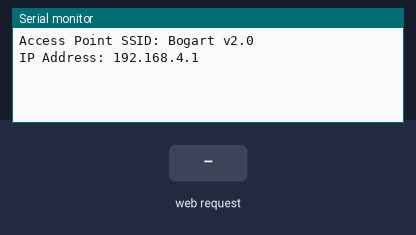
Simulated run of this sketch. Board: ESP8266 (NodeMCU). Shown: the last lines printed to the serial monitor. Inputs (shaded band) come from the test bench.

Above: at 1.2 s.
1.3 s: HTTP request GET /move received
At 2.3 s:
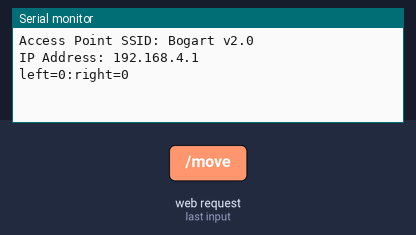
2.8 s: HTTP request GET /move?l=1 received
At 3.5 s:
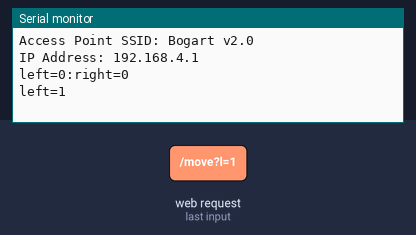
4.3 s: HTTP request GET /move?r=1 received
At 4.6 s:
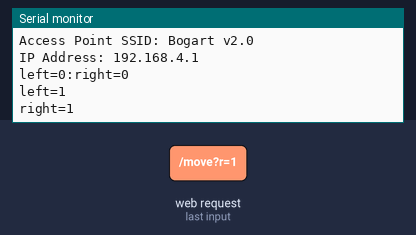
5.8 s: HTTP request GET /move?t=1 received
At 7.0 s:
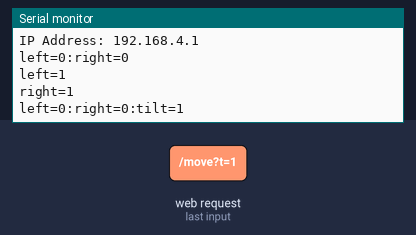

The sketch:

sagipmoko_esp_rev1.ino
```cpp
#include <ESP8266WiFi.h>
#include <ESPAsyncTCP.h>
#include <ESPAsyncWebSrv.h>

#ifndef APSSID
#define APSSID "Bogart v2.0"   //SSID
#define APPSK  "123456789" //Password
#endif

const char *ssid = APSSID;
const char *password = APPSK;
const char index_html[] = R"rawliteral(
<!DOCTYPE html>
<html>
    <head>
        <meta name="viewport" content="width=device-width, initial-scale=1.0">
        <style>
            .main-panel {
                background-color: blue;
            }
            .left-track-panel {
                background-color: green;
            }
            .control-panel {
                width: 20vw;
                display: inline-flex;
                border-radius: 10px;
            }
            .right-track-panel {
                background-color: green;
            }
            .camera-knob-panel {
                background-color: red;
            }
            .bottom-hud-panel {
                background-color: yellow;
                border-radius: 5px;
            }
        </style>
    </head>
    <body>
        <canvas width="800px" height="500px" id="mainViewPort" ontouchstart="cavstart(event)" ontouchmove="cavmove(event)" ontouchend="cavend(event)" />

        <div class="main-panel">
            </div>
            <div class="control-panel left-track-panel">
                <div class="track-control">
                    <svg width="80" height="150" x="10" y="10">
                        <rect width="100" height="300" style="fill:rgb(0, 89, 255); stroke-width:10; stroke:rgb(93, 100, 0)" />
                    </svg>
                </div>
            </div>
            <div class="control-panel camera-knob-panel">
                C
            </div>
            <div class="control-panel right-track-panel">
                R
            </div>
            <div class="bottom-hud-panel">
                B
            </div>
        </div>
        <script>
            let mV = document.getElementById('mainViewPort');
            let obj = null;
            let isDragging = null;
            let drag = {x : 0, y : 0, xto : 0, xto : 0, id : -1};
            let drag2 = {x : 0, y : 0, xto : 0, xto : 0, id : -1};
            let temp = "NULL";
            let movReq = new XMLHttpRequest();
            let tempReq = new XMLHttpRequest();
            let ledLight = false;
            tempReq.onreadystatechange = function() {
              if(this.readyState == 4 && this.status == 200) {
                temp = tempReq.responseText;
              }
            }
            function repaint() {
                let ctx = mV.getContext("2d");
                ctx.clearRect(0, 0, mV.width, mV.height);
                if(ledLight) ctx.fillStyle = "green";
                else ctx.fillStyle = "red";
                ctx.fillRect(375, 50, 50, 15);
                ctx.fillStyle = "white";
                ctx.fillText("LIGHTS", 377, 60);
                ctx.fillStyle = "black";
                ctx.fillText("Temparature: " + temp, 100, 350);
                ctx.fillText("GPS Position:", 100, 380);
                ctx.fillStyle = "blue";
                ctx.beginPath();
                if(drag.id >= 0) ctx.arc(drag.x, drag.y, 50, 0, 2 * Math.PI);
                else ctx.arc(200, 175, 50, 0, 2 * Math.PI);
                ctx.fill();
                ctx.fillStyle = "white";
                if(drag.id >= 0) ctx.fillText("MOVE", drag.x - 25, drag.y - 5);
                else ctx.fillText("MOVE", 175, 170);
                ctx.fillStyle = "green";
                ctx.beginPath();
                if(drag2.id >= 0) ctx.arc(drag2.x, drag2.y, 50, 0, 2 * Math.PI);
                else ctx.arc(600, 175, 50, 0, 2 * Math.PI);
                ctx.fill();
                ctx.fillStyle = "white";
                if(drag2.id >= 0) ctx.fillText("Camera", drag2.x - 25, drag2.y - 5);
                else ctx.fillText("Camera", 575, 170);
            }
            function cavstart(event) {
            let evt = event.targetTouches;
                for(let i = 0; i < evt.length; i++) {
                    let x = evt[i].clientX;
                    let y = evt[i].clientY;
                    if(x > 150 && x < 250 && y > 125 && y < 225) {
                        event.preventDefault();
                        drag.x = drag.xto = x;
                        drag.y = drag.yto = y;
                        drag.id = event.targetTouches[i].identifier;
                    }
                    else if(x > 550 && x < 650 && y > 125 && y < 225) {
                        event.preventDefault();
                        drag2.x = drag2.xto = x;
                        drag2.y = drag2.yto = y;
                        drag2.id = event.targetTouches[i].identifier;
                    }
                }
            }
            function cavmove(event) {
                let evt = event.targetTouches;
                for(let i = 0; i < evt.length; i++) {
                    let x = evt[i].clientX;
                    let y = evt[i].clientY;
                    if(drag.id == evt[i].identifier) {
                        event.preventDefault();
                        if(x < 150) x = 150;
                        if(x > 250) x = 250;
                        if(y < 125) y = 125;
                        if(y > 225) y = 225;
                        drag.x = drag.xto = x;
                        drag.y = drag.yto = y;
                        console.log(drag);
                        repaint();
                    }
                    if(drag2.id == evt[i].identifier) {
                        if(x < 550) x = 550;
                        if(x > 650) x = 650;
                        if(y < 125) y = 125;
                        if(y > 225) y = 225;
                        drag2.x = drag2.xto = x;
                        drag2.y = drag2.yto = y;
                        console.log(drag2);
                        repaint();
                    }
                }
            }
            function cavend(event) {
                let tl = event.changedTouches;
                for(let i = 0; i < tl.length; i++) {
                    if(tl[i].identifier == drag.id) {
                        drag.id = -1;
                        repaint();
                    }
                    else if(tl[i].identifier == drag2.id) {
                        drag2.id = -1;
                        repaint();
                    }
                    if(tl[i].clientX >= 350 && tl[i].clientX <= 450 && tl[i].clientY >= 25 && tl[i].clientY <= 75) {
                        ledLight = !ledLight;
                        repaint();
                    }
                }
            }
            function loop() {
                let command = "/move";
                let left, right, pan, tilt, sa = false;
                if(drag2.id >= 0) {
                    if(drag2.x < 560 && drag2.y < 135) {
                        pan = 10;
                        tilt = 10;
                    } //command = "/npanptilt";
                    else if(drag2.x < 560 && drag2.y > 215) {
                        pan = 10;
                        tilt = 1010;
                    } //command = "/npanntilt";
                    else if(drag2.x > 640 && drag2.y > 215) {
                        pan = 1010;
                        tilt = 1010;
                    } //command = "/ppanntilt";
                    else if(drag2.x > 640 && drag2.y < 135) {
                        pan = 1010;
                        tilt = 10;
                    } //command = "/ppanptilt";
                    else if(drag2.x < 560) pan = 10; //command = "/npan";
                    else if(drag2.x > 640) pan = 1010; //command = "/ppan";
                    else if(drag2.y < 135) tilt = 10; //command = "/ptilt";
                    else if(drag2.y > 215) tilt = 1010; //command = "/ntilt";
                }
                if(drag.id >= 0) {
                  if(drag.x < 160 && drag.y < 135) {
                      left = 1075;
                      right = 150;
                  } //command = "/forleft";
                  else if(drag.x < 160 && drag.y > 215) {
                      left = 75;
                      right = 1150;
                  } //command = "/backleft";
                  else if(drag.x > 240 && drag.y > 215) {
                      left = 1150;
                      right = 75;
                  } //command = "/backright";
                  else if(drag.x > 240 && drag.y < 135) {
                      left = 75;
                      right = 1150;
                  } //command = "/foright";
                  else if(drag.x < 160) {
                      left = 1150;
                      right = 150;
                  } //command = "/left";
                  else if(drag.x > 240) {
                      left = 150;
                      right = 1150;
                  } //command = "/right";
                  else if(drag.y < 135) {
                      left = 150;
                      right = 150;
                  } //command = "/for";
                  else if(drag.y > 215) {
                      left = 1150;
                      right = 1150;
                  } //command = "/back";
              }
              if(pan) {
                  let ledStatus = '0';
                  if(ledLight) ledStatus = '1';
                  command = command + '?p=' + pan;
                  command = command + '&lt=' + ledStatus;
                  sa = true;
              }
              if(tilt) {
                  if(sa) command = command + '&t=' + tilt;
                  else command = command + '?t=' + tilt;
                  sa = true;
              }
              if(left) {
                  if(sa) command = command + '&l=' + left;
                  else command = command + '?l=' + left;
                  sa = true;
              }
              if(right) {
                  if(sa) command = command + '&r=' + right;
                  else command = command + '?r=' + right;
              }
              movReq.open('GET', command);
              movReq.send();
              tempReq.open('GET', '/temp');
              tempReq.send();
            }
            repaint();
            setInterval(loop, 500);
        </script>
    </body>
</html>)rawliteral";

AsyncWebServer server(80);

int left = 0, right = 0, tilt = 0, pan = 0;
String temp = "ERROR! NO RESULTS";
void setup() {
  // put your setup code here, to run once:
  Serial.begin(115200);
  Serial.setTimeout(100);
  WiFi.softAP(ssid, password);

  Serial.print("Access Point SSID: ");
  Serial.println(ssid);
  Serial.print("IP Address: ");
  Serial.println(WiFi.softAPIP());

  server.on("/", HTTP_GET, [](AsyncWebServerRequest *request) {
    request->send_P(200, "text/html", index_html);
  });

  server.on("/move", HTTP_GET, [](AsyncWebServerRequest *request) {
    bool a = false, b = false, c = false, d = false, slt = false;
    String show = "";
    int pp, tt;
    if(request->hasParam("l")) {
      String vval = request->getParam("l")->value();
      int val = vval.toInt();
      if(val > 1000) val = (val - 1000) * -1;
      left += val;
      if(left > 255) left = 250;
      if(left < -255) left = -250;
      a = true;
    }
    if(request->hasParam("r")) {
      String vval = request->getParam("r")->value();
      int val = vval.toInt();
      if(val > 1000) val = (val - 1000) * -1;
      right += val;
      if(right > 255) right = 250;
      if(right < -255) right = -250;
      b = true;
    }
    if(request->hasParam("t")) {
      String vval = request->getParam("t")->value();
      int val = vval.toInt();
      if(val > 1000) val = (val - 1000) * -1;
      tt = val;
      c = true;
    }
    if(request->hasParam("p")) {
      String vval = request->getParam("p")->value();
      int val = vval.toInt();
      if(val > 1000) val = (val - 1000) * -1;
      pp = val;
      d = true;
    }
    if(request->hasParam("lt")) {
      String vval = request->getParam("lt")->value();
      show = show + ";light are " + vval;
      Serial.print("lights=");
      Serial.print(vval);
      slt = true;
    }
    if(a) {
      if(slt) Serial.print(":");
      show = show + ";left motor running;";
      Serial.print("left=");
      Serial.print(left);
      slt = true;
    }
    if(b) {
      show = show + ";right motor running;";
      if(slt) Serial.print(":");
      Serial.print("right=");
      Serial.print(right);
      slt = true;
    }
    if(!a && !b) {
      show = show + ";motor fully halts;";
      Serial.print("left=0:right=0");
      slt = true;
    }
    if(c) {
      show = show + ";tilting;";
      if(slt) Serial.print(":");
      Serial.print("tilt=");
      Serial.print(tt);
      slt = true;
    }
    if(d) {
      show = show + ";panning;";
      if(slt) Serial.print(":");
      Serial.print("pan=");
      Serial.print(pp);
      slt = true;
    }
    Serial.println();
    request->send(200, "text/html", "<h1>" + show + "</h1>");
    delay(200);
  });

  server.on("/temp", HTTP_GET, [](AsyncWebServerRequest *request) {
    request->send(200, "text/html", temp);
  });

  server.begin();
}

void loop() {
  // put your main code here, to run repeatedly:
  if(Serial.available() > 0) {
    String message = Serial.readString();
    int index = message.indexOf(':');
    if(index > 0) {
      String com = message.substring(0, index);
      if(com == "Temperature") temp = message.substring(index + 1, message.length());
    }
  }
}
```

Measured:
- after the input at 1.3 s, the serial monitor: prints a new line at once (image 1)
- after the input at 2.8 s, the serial monitor: prints a new line at once (image 2)
- after the input at 4.3 s, the serial monitor: prints a new line at once (image 3)
- after the input at 5.8 s, the serial monitor: prints a new line at once (image 4)
